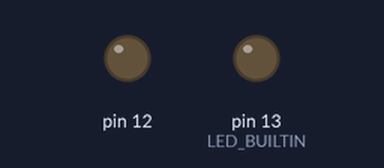
Bench run of a sketch on a simulated Arduino Uno, built with avr-gcc and run on an emulated ATmega328P. Shown: output pins drawn as LEDs (lit = HIGH).

Above: at 1.0 s.
At 3.0 s:
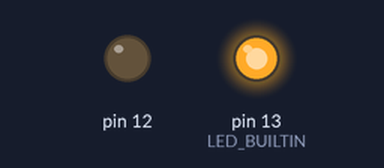
At 4.5 s:
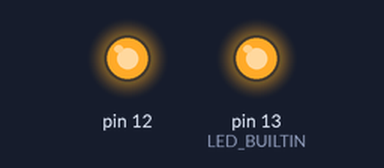
Timing chart, 0 to 5.2 s (numbered marks = the images above):
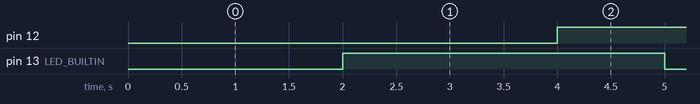

Measured:
- by itself, pin 12, pin 13 (LED_BUILTIN): alternates HIGH for 3.0 s and LOW for 1.0 s
- by itself, everything shown: repeats every 32.0 s, in 32 steps

The sketch:

exercicio_4.ino
```cpp
// C++ code
//
int Tempo = 0;

void setup()
{
  pinMode(LED_BUILTIN, OUTPUT);
  pinMode(12, OUTPUT);

  Tempo = 1000;
}

void loop()
{
  delay(Tempo); // Wait for Tempo millisecond(s)
  digitalWrite(LED_BUILTIN, LOW);
  delay(Tempo); // Wait for Tempo millisecond(s)
  digitalWrite(LED_BUILTIN, HIGH);
  delay(Tempo); // Wait for Tempo millisecond(s)
  digitalWrite(12, LOW);
  delay(Tempo); // Wait for Tempo millisecond(s)
  digitalWrite(12, HIGH);
}
```
